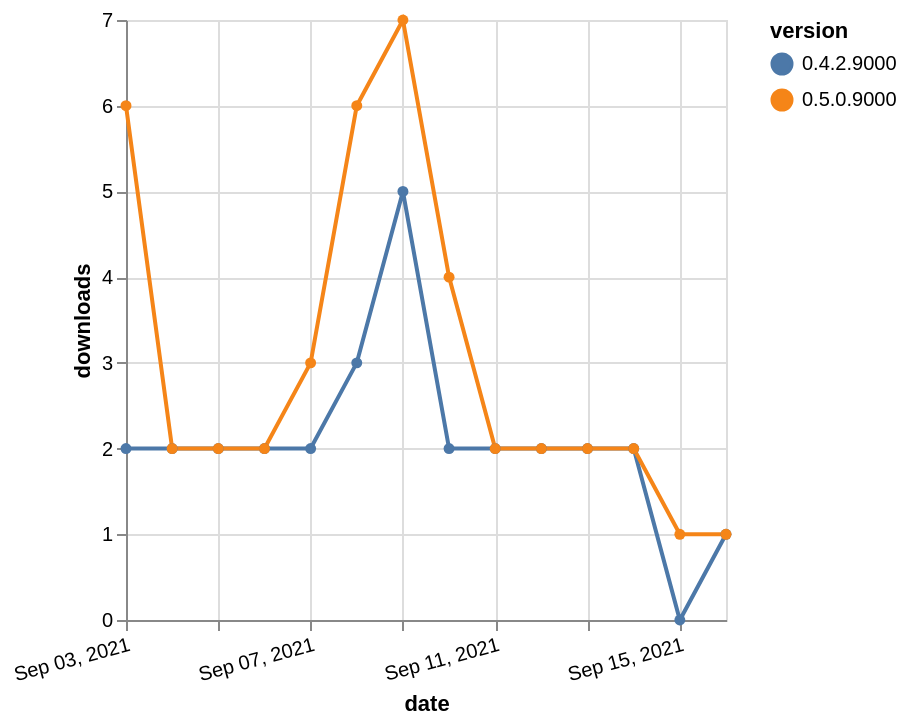

Write a Vega-Lite specification for this figure.
### Vega-Lite specification from a JSON file in a GitHub repository (floating-point values rounded to 4 significant figures)
{"$schema": "https://vega.github.io/schema/vega-lite/v5.json", "description": "A simple bar chart with embedded data.", "data": {"values": [{"date": "2021-09-03", "total": 1294, "delta": 2, "version": "0.4.2.9000"}, {"date": "2021-09-04", "total": 1296, "delta": 2, "version": "0.4.2.9000"}, {"date": "2021-09-05", "total": 1298, "delta": 2, "version": "0.4.2.9000"}, {"date": "2021-09-06", "total": 1300, "delta": 2, "version": "0.4.2.9000"}, {"date": "2021-09-07", "total": 1302, "delta": 2, "version": "0.4.2.9000"}, {"date": "2021-09-08", "total": 1305, "delta": 3, "version": "0.4.2.9000"}, {"date": "2021-09-09", "total": 1310, "delta": 5, "version": "0.4.2.9000"}, {"date": "2021-09-10", "total": 1312, "delta": 2, "version": "0.4.2.9000"}, {"date": "2021-09-11", "total": 1314, "delta": 2, "version": "0.4.2.9000"}, {"date": "2021-09-12", "total": 1316, "delta": 2, "version": "0.4.2.9000"}, {"date": "2021-09-13", "total": 1318, "delta": 2, "version": "0.4.2.9000"}, {"date": "2021-09-14", "total": 1320, "delta": 2, "version": "0.4.2.9000"}, {"date": "2021-09-15", "total": 1320, "delta": 0, "version": "0.4.2.9000"}, {"date": "2021-09-16", "total": 1321, "delta": 1, "version": "0.4.2.9000"}, {"date": "2021-09-03", "total": 1389, "delta": 6, "version": "0.5.0.9000"}, {"date": "2021-09-04", "total": 1391, "delta": 2, "version": "0.5.0.9000"}, {"date": "2021-09-05", "total": 1393, "delta": 2, "version": "0.5.0.9000"}, {"date": "2021-09-06", "total": 1395, "delta": 2, "version": "0.5.0.9000"}, {"date": "2021-09-07", "total": 1398, "delta": 3, "version": "0.5.0.9000"}, {"date": "2021-09-08", "total": 1404, "delta": 6, "version": "0.5.0.9000"}, {"date": "2021-09-09", "total": 1411, "delta": 7, "version": "0.5.0.9000"}, {"date": "2021-09-10", "total": 1415, "delta": 4, "version": "0.5.0.9000"}, {"date": "2021-09-11", "total": 1417, "delta": 2, "version": "0.5.0.9000"}, {"date": "2021-09-12", "total": 1419, "delta": 2, "version": "0.5.0.9000"}, {"date": "2021-09-13", "total": 1421, "delta": 2, "version": "0.5.0.9000"}, {"date": "2021-09-14", "total": 1423, "delta": 2, "version": "0.5.0.9000"}, {"date": "2021-09-15", "total": 1424, "delta": 1, "version": "0.5.0.9000"}, {"date": "2021-09-16", "total": 1425, "delta": 1, "version": "0.5.0.9000"}]}, "width": "container", "mark": {"type": "line", "point": {"filled": true}}, "encoding": {"x": {"field": "date", "type": "temporal", "timeUnit": "yearmonthdate", "title": "date", "axis": {"labelAngle": -15}}, "y": {"field": "delta", "type": "quantitative", "title": "downloads"}, "color": {"field": "version", "type": "nominal"}, "tooltip": {"field": "delta"}}}
